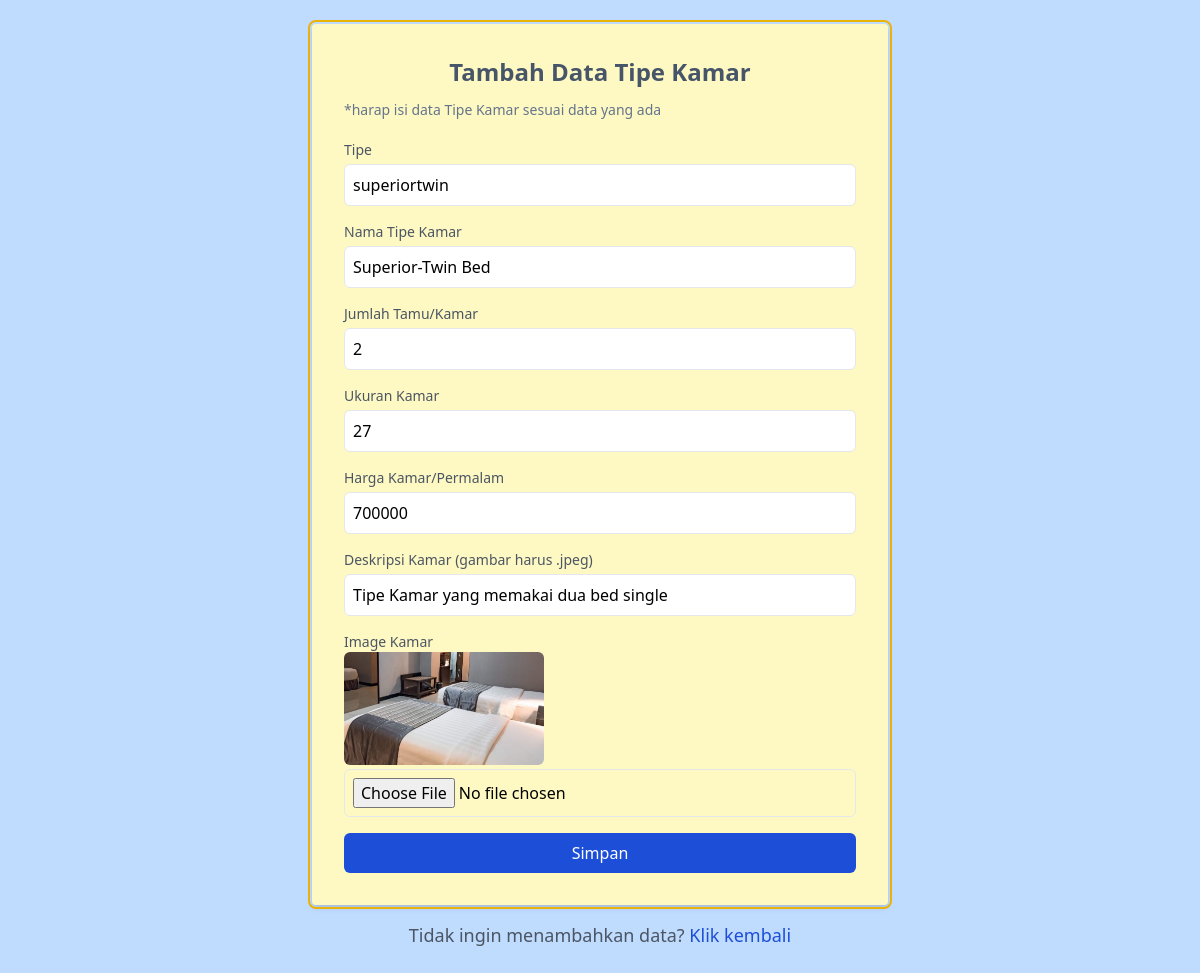
Page /admin/build/pages/function/edittipekamar.php?id=1 on the committed database.
### tables this page shows
CREATE TABLE IF NOT EXISTS `tipekamar` (
  `tipe_kamar_id` int NOT NULL AUTO_INCREMENT,
  `slug` varchar(50) DEFAULT NULL,
  `nama_tipe` varchar(100) NOT NULL,
  `jmlh_tamu` int DEFAULT NULL,
  `deskripsi` text,
  `ukuran` int DEFAULT NULL,
  `harga` int DEFAULT NULL,
  `image` varchar(50) DEFAULT NULL,
  PRIMARY KEY (`tipe_kamar_id`)
);

### admin/build/pages/function/edittipekamar.php (the view, shortened to what this page needs)
<?php
require "koneksi.php";
$tipe_kamar_id = $_GET["id"];
$sql = "SELECT * FROM tipekamar WHERE tipe_kamar_id = '$tipe_kamar_id'";
$hasil = $conn->query($sql);
?>
<!DOCTYPE html>
<html lang="en">
<head>
    <script src="https://cdn.tailwindcss.com"></script>
</head>
<body class="p-6 bg-blue-200">
<?php while ($tipe = $hasil->fetch_assoc()) { ?>
    <div class="max-w-xl p-8 mx-auto bg-yellow-100 rounded shadow-md outline outline-2 outline-offset-2 outline-yellow-500">
        <h2 class="mb-3 text-2xl font-bold text-center text-slate-600 ">Tambah Data Tipe Kamar</h2>
        <h6 class="mb-5 text-sm text-slate-500 ">*harap isi data Tipe Kamar sesuai data yang ada</h6>
        <form action="" method="post" enctype="multipart/form-data" class="space-y-4 ">
         <div>
                <label for="slug" class="block text-sm font-medium text-gray-600">Tipe</label>
                <input type="text" id="slug" name="slug" placeholder="Deluxe" class="w-full p-2 mt-1 border rounded-md " required value="<?php echo $tipe['slug']; ?>">
            </div>
            <div>
                <label for="nama_tipe" class="block text-sm font-medium text-gray-600">Nama Tipe Kamar</label>
                <input type="text" id="nama_tipe" name="nama_tipe" placeholder="Deluxe-Twin Bed" class="w-full p-2 mt-1 border rounded-md " required value="<?php echo $tipe['nama_tipe']; ?>">
            </div>
            <div>
                <label for="jmlh_tamu" class="block text-sm font-medium text-gray-600">Jumlah Tamu/Kamar</label>
                <input type="number" id="jmlh_tamu" name="jmlh_tamu" placeholder="2" class="w-full p-2 mt-1 border rounded-md " required value="<?php echo $tipe['jmlh_tamu']; ?>">
            </div>
            <div>
                <label for="ukuran" class="block text-sm font-medium text-gray-600">Ukuran Kamar</label>
                <input type="number" id="ukuran" name="ukuran" placeholder="27" class="w-full p-2 mt-1 border rounded-md " required value="<?php echo $tipe['ukuran']; ?>">
            </div>
            <div>
                <label for="harga" class="block text-sm font-medium text-gray-600">Harga Kamar/Permalam</label>
                <input type="number" id="harga" name="harga" placeholder="700000" class="w-full p-2 mt-1 border rounded-md " required value="<?php echo $tipe['harga']; ?>">
            </div>
            <div>
                <label for="deskripsi" class="block text-sm font-medium text-gray-600">Deskripsi Kamar (gambar harus .jpeg)</label>
                <input type="text" id="deskripsi" name="deskripsi" placeholder="700000" class="w-full p-2 mt-1 border rounded-md " required value="<?php echo $tipe['deskripsi']; ?>">
            </div>
            <div>
                <label for="image" class="block text-sm font-medium text-gray-600">Image Kamar</label>
                <img class="w-full rounded-md" style="max-width: 200px;" src="../../assets/img/<?= $tipe['image'] ?>.jpeg" alt="" />
                <input type="file" id="image" name="image" placeholder="" class="w-full p-2 mt-1 border rounded-md " required>
            </div>
            <div>
                <button type="submit" name="submit" class="w-full p-2 text-white bg-blue-700 rounded-md hover:bg-blue-300">Simpan</button>
            </div>
        </form>
    </div>
    <p class="mt-4 text-lg text-center text-gray-600">Tidak ingin menambahkan data? <a href="../datacustomer.php" class="text-blue-700 no-underline hover:underline">Klik kembali</a></p>
    <?php
    }
?>
</body>
</html>

### rows in the picture
tipekamar: slug "superiortwin", nama_tipe "Superior-Twin Bed", jmlh_tamu "2", ukuran "27", harga "700000", deskripsi "Tipe Kamar yang memakai dua bed single", image (picture)
